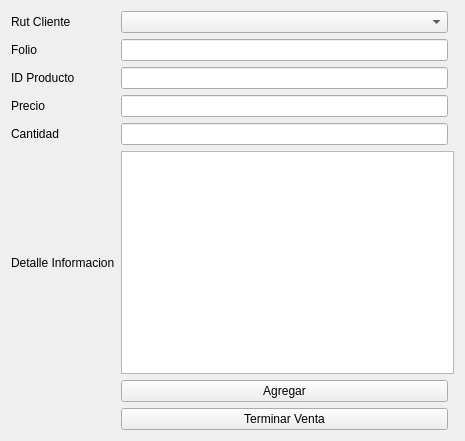
<?xml version="1.0" encoding="UTF-8"?>
<ui version="4.0">
 <class>Form</class>
 <widget class="QWidget" name="Form">
  <property name="geometry">
   <rect>
    <x>0</x>
    <y>0</y>
    <width>465</width>
    <height>441</height>
   </rect>
  </property>
  <property name="windowTitle">
   <string>Form</string>
  </property>
  <layout class="QGridLayout" name="gridLayout">
   <item row="0" column="0">
    <widget class="QLabel" name="label">
     <property name="text">
      <string>Rut Cliente</string>
     </property>
    </widget>
   </item>
   <item row="0" column="1">
    <widget class="QComboBox" name="comboRut">
     <item>
      <property name="text">
       <string/>
      </property>
     </item>
    </widget>
   </item>
   <item row="2" column="0">
    <widget class="QLabel" name="label_5">
     <property name="text">
      <string>ID Producto</string>
     </property>
    </widget>
   </item>
   <item row="2" column="1">
    <widget class="QLineEdit" name="id_prod"/>
   </item>
   <item row="3" column="0">
    <widget class="QLabel" name="label_2">
     <property name="text">
      <string>Precio</string>
     </property>
    </widget>
   </item>
   <item row="3" column="1">
    <widget class="QLineEdit" name="precio"/>
   </item>
   <item row="4" column="0">
    <widget class="QLabel" name="label_4">
     <property name="text">
      <string>Cantidad</string>
     </property>
    </widget>
   </item>
   <item row="4" column="1">
    <widget class="QLineEdit" name="cantidad"/>
   </item>
   <item row="5" column="0">
    <widget class="QLabel" name="label_3">
     <property name="text">
      <string>Detalle Informacion</string>
     </property>
    </widget>
   </item>
   <item row="1" column="0">
    <widget class="QLabel" name="label_6">
     <property name="text">
      <string>Folio</string>
     </property>
    </widget>
   </item>
   <item row="1" column="1">
    <widget class="QLineEdit" name="folio"/>
   </item>
   <item row="6" column="1">
    <widget class="QPushButton" name="aceptar">
     <property name="text">
      <string>Agregar</string>
     </property>
    </widget>
   </item>
   <item row="5" column="1" colspan="2">
    <widget class="QTableView" name="grilla_prod">
     <property name="editTriggers">
      <set>QAbstractItemView::NoEditTriggers</set>
     </property>
     <property name="alternatingRowColors">
      <bool>true</bool>
     </property>
     <property name="selectionMode">
      <enum>QAbstractItemView::SingleSelection</enum>
     </property>
     <property name="selectionBehavior">
      <enum>QAbstractItemView::SelectRows</enum>
     </property>
     <property name="sortingEnabled">
      <bool>true</bool>
     </property>
    </widget>
   </item>
   <item row="7" column="1">
    <widget class="QPushButton" name="venta">
     <property name="text">
      <string>Terminar Venta</string>
     </property>
    </widget>
   </item>
  </layout>
 </widget>
 <tabstops>
  <tabstop>comboRut</tabstop>
  <tabstop>folio</tabstop>
  <tabstop>id_prod</tabstop>
  <tabstop>precio</tabstop>
  <tabstop>cantidad</tabstop>
  <tabstop>grilla_prod</tabstop>
  <tabstop>aceptar</tabstop>
  <tabstop>venta</tabstop>
 </tabstops>
 <resources/>
 <connections/>
</ui>
